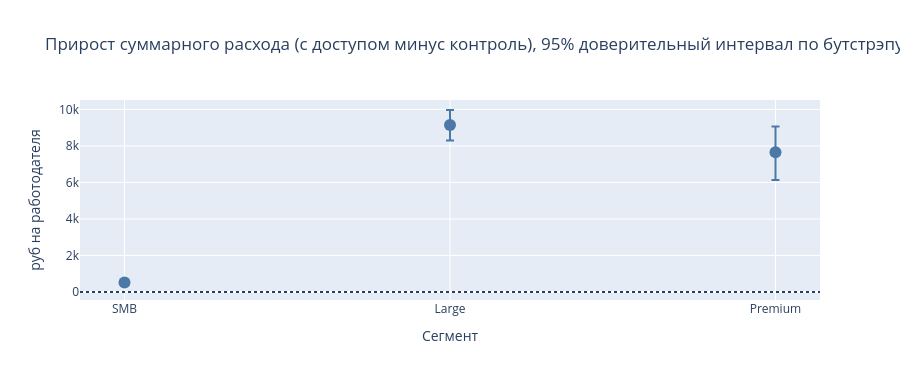

Notebook source saved alongside this figure:
### Code cell
# Бутстрэп: устойчивость оценки прироста, не доказательство причинности
def bootstrap_uplift(df, segment, n_boot=800, seed=0):
    rng = np.random.default_rng(seed)
    part = df[df["segment"] == segment]
    exp = part.loc[part["exposed_to_boost"] == 1, "delta_total"].values
    ctrl = part.loc[part["exposed_to_boost"] == 0, "delta_total"].values
    stats = []
    for _ in range(n_boot):
        stats.append(rng.choice(exp, len(exp), replace=True).mean() - rng.choice(ctrl, len(ctrl), replace=True).mean())
    return np.mean(stats), np.percentile(stats, 2.5), np.percentile(stats, 97.5)

boot_rows = []
for seg_name in ["SMB", "Large", "Premium"]:
    mean, lo, hi = bootstrap_uplift(emp, seg_name)
    boot_rows.append({"segment": seg_name, "uplift_mean": mean, "ci_low": lo, "ci_high": hi})
boot = pd.DataFrame(boot_rows)
display(boot.round(1))

fig = go.Figure()
fig.add_trace(go.Scatter(
    x=boot["segment"], y=boot["uplift_mean"], mode="markers",
    error_y=dict(type="data", symmetric=False,
                 array=boot["ci_high"] - boot["uplift_mean"],
                 arrayminus=boot["uplift_mean"] - boot["ci_low"]),
    marker=dict(size=12, color="#4C78A8"),
))
fig.add_hline(y=0, line_dash="dot")
fig.update_layout(
    title="Прирост суммарного расхода (с доступом минус контроль), 95% доверительный интервал по бутстрэпу",
    height=380, yaxis_title="руб на работодателя", xaxis_title="Сегмент",
)
fig.show()

### Figure 1 — Plotly figure (JSON) as saved in the notebook; plotly's stock layout.template omitted (floating-point values rounded to 4 significant figures)
{"data": [{"error_y": {"array": [143.6, 818.5, 1419.0], "arrayminus": [153.0, 846.0, 1511.0], "symmetric": false, "type": "data"}, "marker": {"color": "#4C78A8", "size": 12}, "mode": "markers", "type": "scatter", "x": ["SMB", "Large", "Premium"], "y": [517.2, 9151.0, 7649.0]}], "layout": {"height": 380, "shapes": [{"line": {"dash": "dot"}, "type": "line", "x0": 0, "x1": 1, "xref": "x domain", "y0": 0, "y1": 0, "yref": "y"}], "title": {"text": "Прирост суммарного расхода (с доступом минус контроль), 95% доверительный интервал по бутстрэпу"}, "xaxis": {"title": {"text": "Сегмент"}}, "yaxis": {"title": {"text": "руб на работодателя"}}}}
